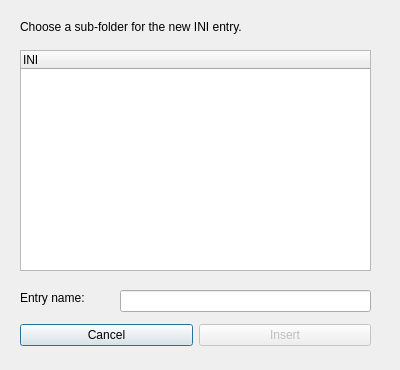
<?xml version="1.0" encoding="UTF-8"?>
<ui version="4.0">
 <class>insertwindow</class>
 <widget class="QDialog" name="insertwindow">
  <property name="geometry">
   <rect>
    <x>0</x>
    <y>0</y>
    <width>400</width>
    <height>370</height>
   </rect>
  </property>
  <property name="windowTitle">
   <string>Insert</string>
  </property>
  <property name="locale">
   <locale language="English" country="UnitedKingdom"/>
  </property>
  <widget class="QLabel" name="label">
   <property name="geometry">
    <rect>
     <x>20</x>
     <y>20</y>
     <width>371</width>
     <height>21</height>
    </rect>
   </property>
   <property name="text">
    <string>Choose a sub-folder for the new INI entry.</string>
   </property>
   <property name="alignment">
    <set>Qt::AlignLeading|Qt::AlignLeft|Qt::AlignTop</set>
   </property>
  </widget>
  <widget class="QWidget" name="horizontalLayoutWidget">
   <property name="geometry">
    <rect>
     <x>20</x>
     <y>320</y>
     <width>351</width>
     <height>31</height>
    </rect>
   </property>
   <layout class="QHBoxLayout" name="horizontalLayout">
    <item>
     <widget class="QPushButton" name="pushButton_2">
      <property name="text">
       <string>Cancel</string>
      </property>
     </widget>
    </item>
    <item>
     <widget class="QPushButton" name="pushButton">
      <property name="enabled">
       <bool>false</bool>
      </property>
      <property name="text">
       <string>Insert</string>
      </property>
     </widget>
    </item>
   </layout>
  </widget>
  <widget class="QWidget" name="gridLayoutWidget">
   <property name="geometry">
    <rect>
     <x>20</x>
     <y>50</y>
     <width>351</width>
     <height>221</height>
    </rect>
   </property>
   <layout class="QGridLayout" name="gridLayout">
    <property name="spacing">
     <number>0</number>
    </property>
    <item row="0" column="0">
     <widget class="QTreeWidget" name="treeWidget">
      <property name="contextMenuPolicy">
       <enum>Qt::CustomContextMenu</enum>
      </property>
      <column>
       <property name="text">
        <string>INI</string>
       </property>
      </column>
     </widget>
    </item>
   </layout>
  </widget>
  <widget class="QLabel" name="label_2">
   <property name="geometry">
    <rect>
     <x>20</x>
     <y>290</y>
     <width>81</width>
     <height>16</height>
    </rect>
   </property>
   <property name="text">
    <string>Entry name:</string>
   </property>
  </widget>
  <widget class="QLineEdit" name="lineEdit">
   <property name="geometry">
    <rect>
     <x>120</x>
     <y>290</y>
     <width>251</width>
     <height>22</height>
    </rect>
   </property>
   <property name="maxLength">
    <number>50</number>
   </property>
  </widget>
 </widget>
 <resources/>
 <connections/>
</ui>
